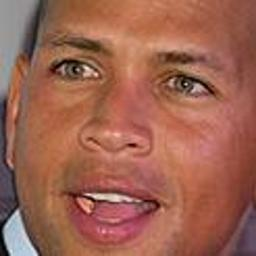
#> input picture Assignment_3/dataset/000_010.jpg, 256 x 256 px, found by its file name; its folder holds only this picture in this run
$ jupyter execute --allow-errors q1.ipynb
#> lines starting #> are read from the running program, lines starting #| are printed output that depends on the picture
[cell 1]
url="/home/abhishek/dev/Semester_2/SMAI/Assignments/Assignment_3/dataset"

[cell 2]
import numpy as np
import pandas as pd
import os
import matplotlib.pyplot as plt
from skimage import transform,io
import warnings
warnings.filterwarnings('ignore')
from mpl_toolkits.mplot3d import Axes3D

[cell 3]
class PCA:

    def read_image(self,url):
        print("Reading Image from directory...")
        dir_list = os.listdir(url)
        faces = []
        image_labels = []
        for image in dir_list:
            labels = image.split("_")
            image_labels.append(labels[0])

        for image in dir_list:
            img = io.imread(url+"/"+image)
#> img is the input picture: shape (256, 256, 3); mean R, G, B 157.2, 99, 81.2
            img = img.astype(np.uint8)
            # converting to grayscale
            rgb_weights = [0.2989, 0.5870, 0.1141]
            grayscale_image = np.dot(img[...,:3], rgb_weights)
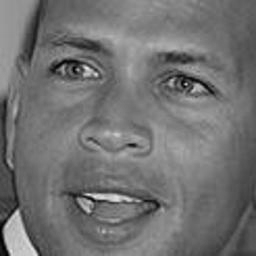
#> grayscale_image: shape (256, 256) float64; min 0.571, max 234.1, mean 114.3
            #normalizing image
            small_grey = transform.resize(grayscale_image, (64,64), mode='symmetric', preserve_range=True)
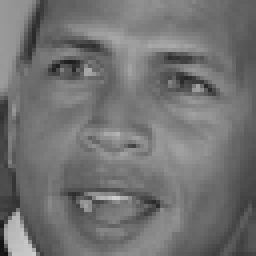
#> small_grey: shape (64, 64) float64 (shown 4 times larger); min 19.11, max 205.6, mean 114.3
            reshape_img = small_grey.reshape(1, 4096)
            faces.append(reshape_img[0])
        X_train = np.asarray(faces)

        # print(self.X_train[0])
        print(X_train.shape)
#| (1, 4096)
        print("Reading Image from directory Done...")
        return image_labels,X_train

    def apply_pca(self,X):
        print("Applying PCA.......")
        eig_val, eig_mat = np.linalg.eig(np.cov(X))
        idx = eig_val.argsort()[::-1]
        eig_val = eig_val[idx]
        eig_mat = eig_mat[:,idx]
        print("Eigen Matrix calculation done..")
        # taking principal components
        M = []
        print(eig_mat.shape)
        full_pc = eig_mat.shape[0]
        for numpc in range(0,full_pc,10):
            eigen_coeff = eig_mat[:,range(numpc)]
            score_mat = np.dot(eigen_coeff.T,X)
            final_score = np.dot(eigen_coeff,score_mat).T
            # print(final_score.shape)
            val = np.linalg.norm(X.T-final_score,'fro')
            M.append(val)
            # print(val)

        mse = np.asarray(M)
        print("Applying PCA done..............")
        return mse,eig_mat,eig_val

    def plot_mse_vs_principal_component(self,mse,eig_mat):
        full_pc = eig_mat.shape[1]
        plt.figure()
        plt.plot(range(0,full_pc,10),mse,'r')
        plt.show()

    def no_of_component_such_that_mse_less_than_20(self,eig_mat,X):
        N = 20 #from observation no of principal compenent = 50
        eigen_coeff = eig_mat[:,range(20)]
        score_mat = np.dot(eigen_coeff.T,X)
        final = np.dot(eigen_coeff,score_mat).T
        final = final*255
        final_score = final.astype(int)
        fig,axes = plt.subplots(4,5,figsize=(9,9),subplot_kw={'xticks':[], 'yticks':[]},gridspec_kw=dict(hspace=0.01, wspace=0.01))
        for i, ax in enumerate(axes.flat):
            ax.imshow(final_score[i].reshape(64,64),cmap='gray')

        plt.show()
        return final_score


    def scatter_plot_pca(self,X_new,X):
        #1-D plot
        val=0
        plt.plot(X[:,0],np.zeros_like(X[:,0])+val,'o')
        plt.plot(X_new[:,0],np.zeros_like(X_new[:,0])+val,"x")
        plt.show()

        # 2-D plot
        plt.scatter(X[:,0],X[:,1], alpha=0.2)
        plt.scatter(X_new[:,0],X_new[:,1], alpha=0.8)#=self.image_labels)
        plt.show()

        #3-D plot
        fig = plt.figure()
        ax = fig.add_subplot(111, projection='3d')
        ax.scatter(X[:,0], X[:,1], X[:,2], marker='o')
        ax.scatter(X_new[:,0], X_new[:,1], X_new[:,2], marker='^')
        ax.set_xlabel('X Label')
        ax.set_ylabel('Y Label')
        ax.set_zlabel('Z Label')
        plt.show()

[cell 4]
pca = PCA()
image_label,X_train = pca.read_image(url)
#> image_label = ['000']
#normalizartion
X = X_train
X_train = X_train/255
#applying PCA
#> (the rest of this cell did not finish here and is left out)

$ run again, on Assignment_3/dataset/000_026.jpg
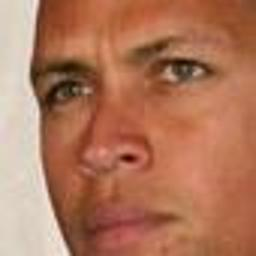
#> input picture Assignment_3/dataset/000_026.jpg, 256 x 256 px, found by its file name
#> in read_image, img is the input picture: shape (256, 256, 3); mean R, G, B 176.1, 118.6, 91.3
#> in read_image, `grayscale_image = np.dot(img[...,:3], rgb_weights)`:
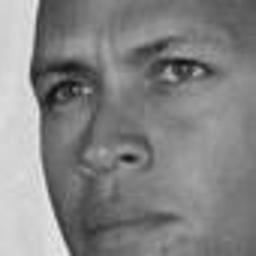
#> grayscale_image: shape (256, 256) float64; min 14.86, max 238.3, mean 132.6
#| (1, 4096)
#> image_label = ['000']

$ run again, on Assignment_3/dataset/000_028.jpg
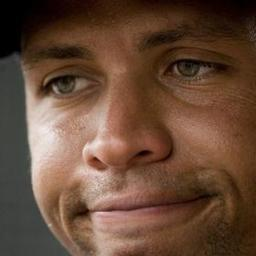
#> input picture Assignment_3/dataset/000_028.jpg, 256 x 256 px, found by its file name
#> in read_image, img is the input picture: shape (256, 256, 3); mean R, G, B 102, 73.2, 55.1
#> in read_image, `grayscale_image = np.dot(img[...,:3], rgb_weights)`:
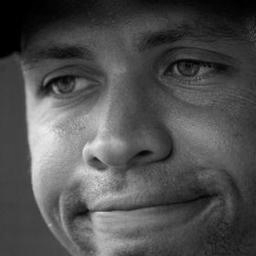
#> grayscale_image: shape (256, 256) float64; min 0, max 237.8, mean 79.7
#| (1, 4096)
#> image_label = ['000']

$ run again, on Assignment_3/dataset/000_053.jpg
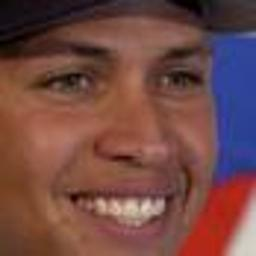
#> input picture Assignment_3/dataset/000_053.jpg, 256 x 256 px, found by its file name
#> in read_image, img is the input picture: shape (256, 256, 3); mean R, G, B 114.4, 72.9, 68.9
#> in read_image, `grayscale_image = np.dot(img[...,:3], rgb_weights)`:
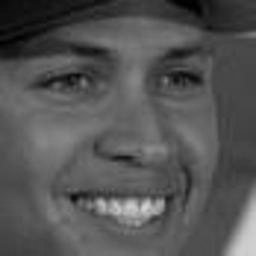
#> grayscale_image: shape (256, 256) float64; min 0.897, max 212.8, mean 84.8
#| (1, 4096)
#> image_label = ['000']

$ run again, on Assignment_3/dataset/000_011.jpg
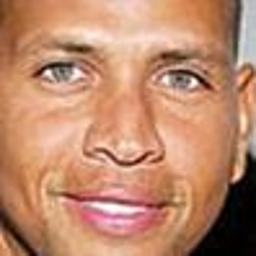
#> input picture Assignment_3/dataset/000_011.jpg, 256 x 256 px, found by its file name
#> in read_image, img is the input picture: shape (256, 256, 3); mean R, G, B 189.3, 136.9, 108
#> in read_image, `grayscale_image = np.dot(img[...,:3], rgb_weights)`:
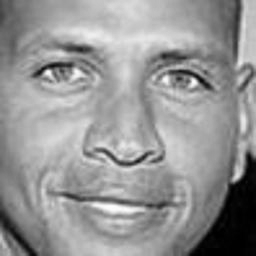
#> grayscale_image: shape (256, 256) float64; min 0, max 253.8, mean 149.3
#> in read_image, `small_grey = transform.resize(grayscale_image, (64,64), mode='symmetri..`:
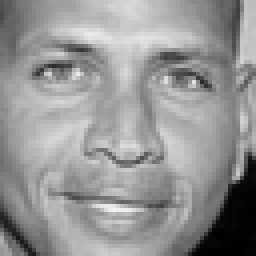
#> small_grey: shape (64, 64) float64 (shown 4 times larger); min 0.505, max 243.1, mean 149.3
#| (1, 4096)
#> image_label = ['000']
